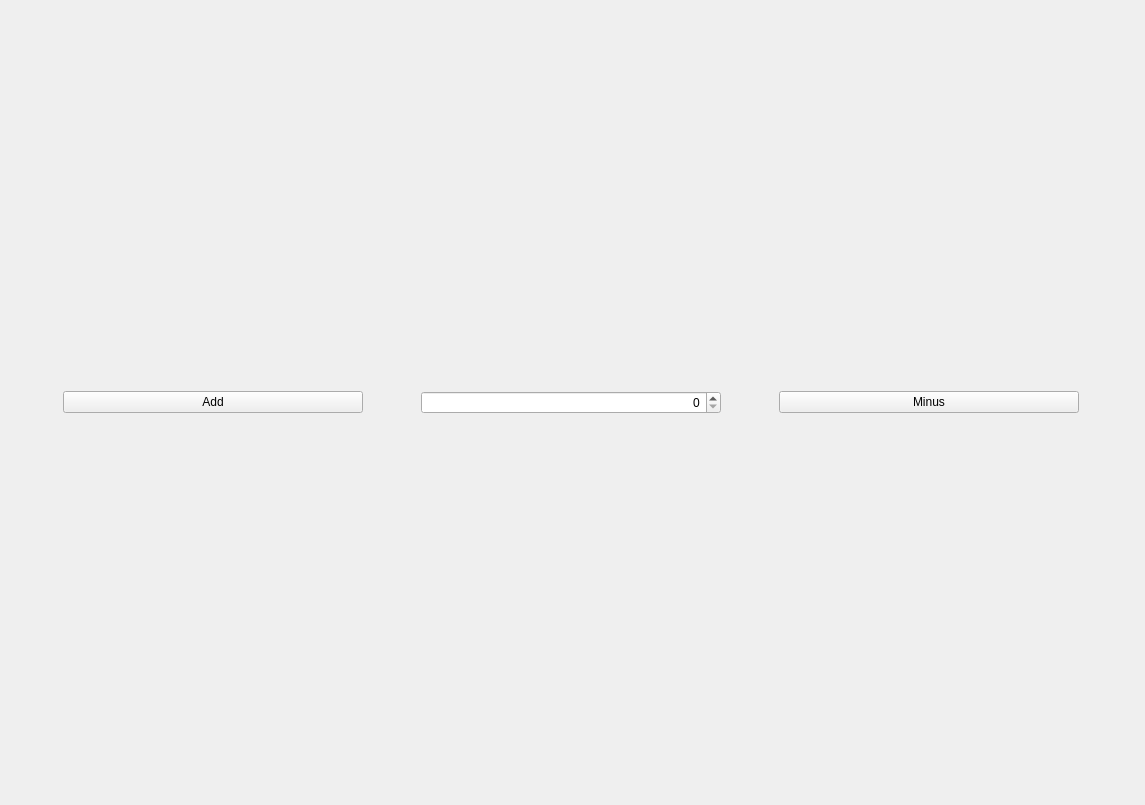
<?xml version="1.0" encoding="UTF-8"?>
<ui version="4.0">
 <class>Widget</class>
 <widget class="QWidget" name="Widget">
  <property name="geometry">
   <rect>
    <x>0</x>
    <y>0</y>
    <width>1145</width>
    <height>805</height>
   </rect>
  </property>
  <property name="windowTitle">
   <string>Form</string>
  </property>
  <layout class="QVBoxLayout" name="verticalLayout">
   <item>
    <layout class="QHBoxLayout" name="horizontalLayout">
     <item>
      <widget class="QPushButton" name="add_btn">
       <property name="sizePolicy">
        <sizepolicy hsizetype="Expanding" vsizetype="Fixed">
         <horstretch>0</horstretch>
         <verstretch>0</verstretch>
        </sizepolicy>
       </property>
       <property name="maximumSize">
        <size>
         <width>300</width>
         <height>16777215</height>
        </size>
       </property>
       <property name="text">
        <string>Add</string>
       </property>
      </widget>
     </item>
     <item>
      <widget class="QSpinBox" name="spin_box">
       <property name="sizePolicy">
        <sizepolicy hsizetype="Expanding" vsizetype="Fixed">
         <horstretch>0</horstretch>
         <verstretch>0</verstretch>
        </sizepolicy>
       </property>
       <property name="maximumSize">
        <size>
         <width>300</width>
         <height>16777215</height>
        </size>
       </property>
       <property name="alignment">
        <set>Qt::AlignRight|Qt::AlignTrailing|Qt::AlignVCenter</set>
       </property>
      </widget>
     </item>
     <item>
      <widget class="QPushButton" name="minus_btn">
       <property name="sizePolicy">
        <sizepolicy hsizetype="Expanding" vsizetype="Fixed">
         <horstretch>0</horstretch>
         <verstretch>0</verstretch>
        </sizepolicy>
       </property>
       <property name="maximumSize">
        <size>
         <width>300</width>
         <height>16777215</height>
        </size>
       </property>
       <property name="text">
        <string>Minus</string>
       </property>
      </widget>
     </item>
    </layout>
   </item>
  </layout>
 </widget>
 <resources/>
 <connections/>
</ui>
